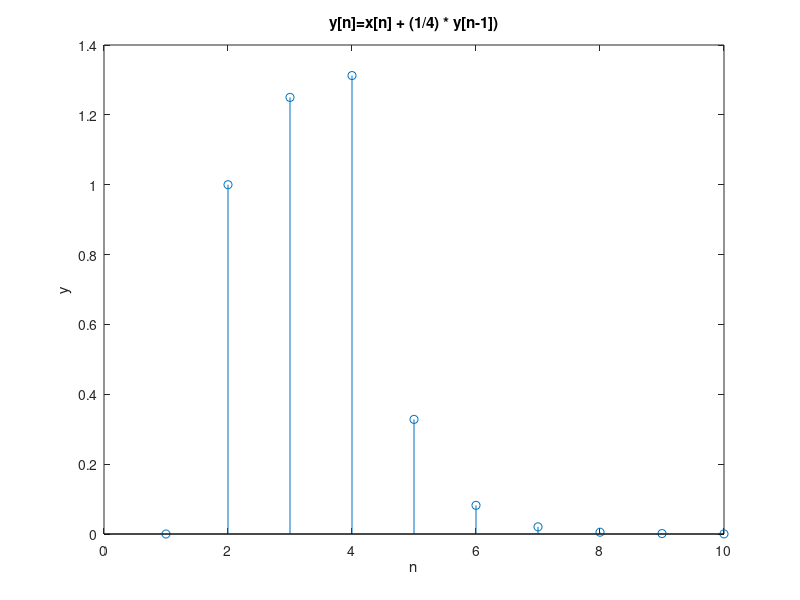

Write MATLAB code to recreate this figure.
clear
clc
close all

n = (0: 9);
[~, lengthN] = size(n);

x = zeros(1, lengthN);

x(2: 4) = 1;

y = zeros(1, lengthN);
y(1) = x(1);
for i = 2: lengthN
  y(i) = x(i) + (1 / 4) * y(i - 1);
end

figure(1)
stem(y)
title("y[n]=x[n] + (1/4) * y[n-1])")
xlabel('n')
ylabel('y')